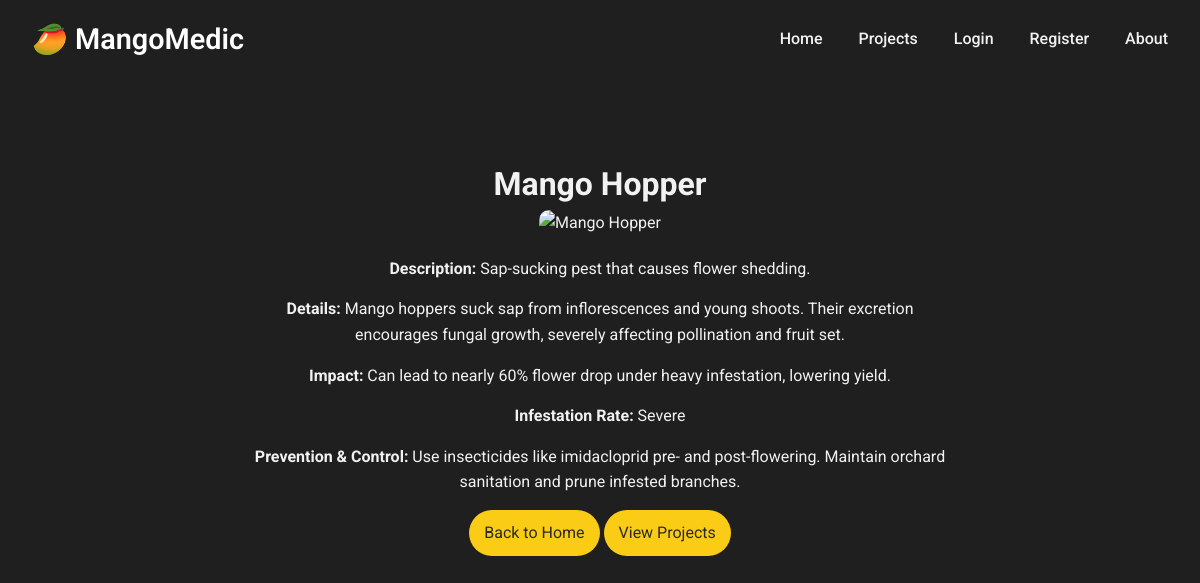
/pests/project/pest/2/, run on the app's committed database.
### pests/models.py (models this page shows, shortened)
class Item(models.Model):
    name = models.CharField(max_length=100)
    brief_description = models.TextField()
    image_url = models.URLField()
    details = models.TextField()
    control = models.TextField()
    impact = models.TextField()
    class Meta:
        abstract = True

class Pest(Item):
    infestation_rate = models.CharField(max_length=50)

### pests/views.py (the view)
# urls.py: path('project/<str:itype>/<int:pid>/', views.pro_det.as_view(), name='proj_detail'),
class pro_det(DetailView):
    template_name = "pests/project_detail.html"
    context_object_name = "itm"
    def get_object(self):
        pid = self.kwargs.get("pid")
        itype = self.kwargs.get("itype")
        if itype == "pest":
            return get_object_or_404(Pest, id=pid)
        elif itype == "disease":
            return get_object_or_404(Disease, id=pid)
        raise Http404("Invalid type")

### pests/templates/pests/project_detail.html (shortened to what this page needs)
{% extends "pests/base.html" %}
{% block content %}
<div class="detail-container">
  <h1>{{ itm.name }}</h1>
  <img src="{{ itm.image_url }}" alt="{{ itm.name }}" class="detail-image">
  <div class="detail-content">
    <p><strong>Description:</strong> {{ itm.brief_description }}</p>
    <p><strong>Details:</strong> {{ itm.details }}</p>
    <p><strong>Impact:</strong> {{ itm.impact }}</p>
    {% if itm.infestation_rate %}
      <p><strong>Infestation Rate:</strong> {{ itm.infestation_rate }}</p>
    {% endif %}
    <p><strong>Prevention & Control:</strong> {{ itm.control }}</p>
  </div>
  <a class="details-btn" href="{% url 'home' %}">Back to Home</a>
  <a class="details-btn" href="{% url 'project_list' %}">View Projects</a>
</div>
{% endblock %}

### pests/static/pests/css/styles.css (style rules this page uses)
* { margin: 0; padding: 0; box-sizing: border-box; }
html, body { font-family: 'Roboto', sans-serif; background-color: #1f1f1f; color: #f1f1f1; line-height: 1.6; }
.details-btn { display: inline-block; padding: 10px 15px; background-color: #facc15; color: #2a2a2a; border-radius: 30px; text-decoration: none; transition: background-color 0.3s; }
.detail-container { max-width: 700px; margin: 0 auto; }
.detail-container img { width: 100%; max-width: 400px; border-radius: 10px; margin-bottom: 20px; }
.detail-container p { font-size: 1rem; margin-bottom: 15px; color: #f1f1f1; }
body, p, h1, h2, h3, h4, h5, h6, li, a, span, div { color: #f1f1f1; }
strong, b { color: #f1f1f1; }

### data on the page
Pest: name "Mango Hopper", brief_description "Sap-sucking pest that causes flower shedding.", details "Mango hoppers suck sap from inflorescences and young shoots. Their excretion encourages fungal growth, severely affecting pollination and fruit set.", impact "Can lead to nearly 60% flower drop under heavy infestation, lowering yield.", infestation_rate "Severe", control "Use insecticides like imidacloprid pre- and post-flowering. Maintain orchard sanitation and prune infested branches."
